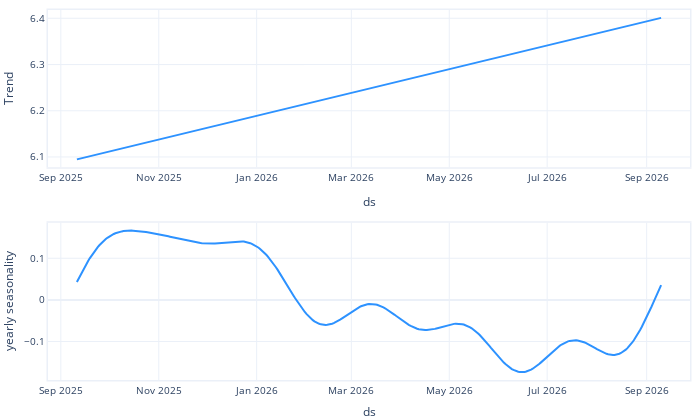

This figure's notebook cell:
### Code cell
modelo.plot_components(previsao_futura)

### Figure 1 — Plotly figure (JSON) as saved in the notebook; plotly's stock layout.template omitted (floating-point values rounded to 4 significant figures; data arrays with more than 128 entries replaced by an {"elided": "..."} marker saying what was removed)
{"data": [{"line": {"color": "#2d92ff", "width": 2}, "mode": "lines", "name": "Trend", "showlegend": false, "type": "scatter", "x": {"elided": "365 str values"}, "xaxis": "x", "y": {"elided": "365 float values"}, "yaxis": "y"}, {"line": {"color": "#2d92ff", "width": 2}, "mode": "lines", "name": "yearly seasonality", "showlegend": false, "type": "scatter", "x": {"elided": "365 str values"}, "xaxis": "x2", "y": {"elided": "365 float values"}, "yaxis": "y2"}], "layout": {"autosize": true, "font": {"size": 10}, "height": 420, "hovermode": "x unified", "legend": {"traceorder": "reversed", "y": 0.1}, "margin": {"b": 0, "l": 0, "pad": 0, "r": 10, "t": 10}, "title": {"font": {"size": 12}}, "width": 700, "xaxis": {"anchor": "y", "domain": [0, 1], "linewidth": 1.5, "mirror": true, "range": ["2025-08-24T00:00:00", "2026-09-28T00:00:00"], "showline": true, "title": {"text": "ds"}, "type": "date"}, "xaxis2": {"anchor": "y2", "domain": [0, 1], "linewidth": 1.5, "mirror": true, "range": ["2025-08-24T00:00:00", "2026-09-28T00:00:00"], "showline": true, "title": {"text": "ds"}, "type": "date"}, "yaxis": {"anchor": "x", "domain": [0.575, 1], "linewidth": 1.5, "mirror": true, "rangemode": "normal", "showline": true, "title": {"text": "Trend"}}, "yaxis2": {"anchor": "x2", "domain": [0, 0.425], "linewidth": 1.5, "mirror": true, "rangemode": "tozero", "showline": true, "title": {"text": "yearly seasonality"}}}}
